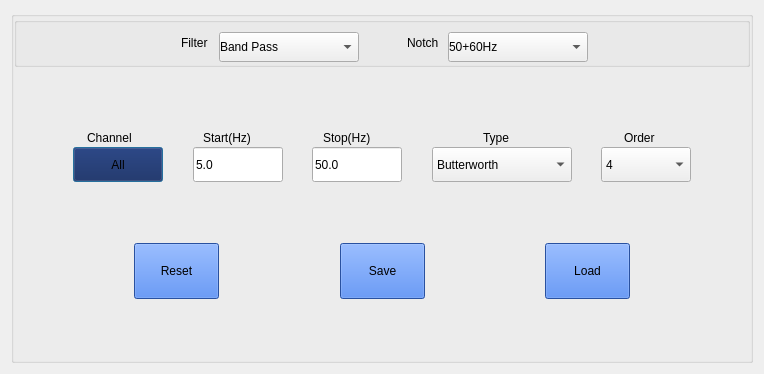
<?xml version="1.0" encoding="UTF-8"?>
<ui version="4.0">
 <class>allbox</class>
 <widget class="QDialog" name="allbox">
  <property name="geometry">
   <rect>
    <x>0</x>
    <y>0</y>
    <width>764</width>
    <height>374</height>
   </rect>
  </property>
  <property name="sizePolicy">
   <sizepolicy hsizetype="Fixed" vsizetype="Fixed">
    <horstretch>0</horstretch>
    <verstretch>0</verstretch>
   </sizepolicy>
  </property>
  <property name="windowTitle">
   <string>Dialog</string>
  </property>
  <property name="styleSheet">
   <string notr="true">*{
	background-color:rgb(0,0,90);
	color:rgb(255,255,255);
}
#groupBox {
	background-color:rgb(0,0,127);
}
#groupBox&gt;QLabel{
	background-color:rgb(0,0,127);
}
QComboBox{
	background-color:rgb(255,255,255);
	color:rgb(0,0,0);
}
QLineEdit{
	background-color:rgb(255,255,255);
	color:rgb(0,0,0);
}</string>
  </property>
  <layout class="QVBoxLayout" name="verticalLayout_7">
   <item>
    <widget class="QGroupBox" name="groupBox_2">
     <property name="title">
      <string/>
     </property>
     <layout class="QVBoxLayout" name="verticalLayout_6">
      <property name="spacing">
       <number>0</number>
      </property>
      <property name="leftMargin">
       <number>0</number>
      </property>
      <property name="topMargin">
       <number>0</number>
      </property>
      <property name="rightMargin">
       <number>0</number>
      </property>
      <property name="bottomMargin">
       <number>0</number>
      </property>
      <item>
       <widget class="QGroupBox" name="groupBox">
        <property name="maximumSize">
         <size>
          <width>16777215</width>
          <height>50</height>
         </size>
        </property>
        <property name="title">
         <string/>
        </property>
        <layout class="QHBoxLayout" name="horizontalLayout_2" stretch="4,1,1,0,1,1,4">
         <property name="leftMargin">
          <number>9</number>
         </property>
         <property name="topMargin">
          <number>9</number>
         </property>
         <property name="rightMargin">
          <number>9</number>
         </property>
         <property name="bottomMargin">
          <number>9</number>
         </property>
         <item>
          <spacer name="horizontalSpacer_3">
           <property name="orientation">
            <enum>Qt::Horizontal</enum>
           </property>
           <property name="sizeHint" stdset="0">
            <size>
             <width>40</width>
             <height>20</height>
            </size>
           </property>
          </spacer>
         </item>
         <item alignment="Qt::AlignHCenter|Qt::AlignVCenter">
          <widget class="QLabel" name="label">
           <property name="styleSheet">
            <string notr="true"/>
           </property>
           <property name="text">
            <string>Filter</string>
           </property>
          </widget>
         </item>
         <item alignment="Qt::AlignHCenter">
          <widget class="QComboBox" name="filter">
           <property name="minimumSize">
            <size>
             <width>140</width>
             <height>35</height>
            </size>
           </property>
           <property name="styleSheet">
            <string notr="true">margin-bottom:5px;</string>
           </property>
           <item>
            <property name="text">
             <string>Band Pass</string>
            </property>
           </item>
          </widget>
         </item>
         <item>
          <spacer name="horizontalSpacer_13">
           <property name="orientation">
            <enum>Qt::Horizontal</enum>
           </property>
           <property name="sizeHint" stdset="0">
            <size>
             <width>40</width>
             <height>20</height>
            </size>
           </property>
          </spacer>
         </item>
         <item alignment="Qt::AlignHCenter|Qt::AlignVCenter">
          <widget class="QLabel" name="label_2">
           <property name="text">
            <string>Notch</string>
           </property>
          </widget>
         </item>
         <item>
          <widget class="QComboBox" name="notch">
           <property name="minimumSize">
            <size>
             <width>140</width>
             <height>35</height>
            </size>
           </property>
           <property name="styleSheet">
            <string notr="true">margin-bottom:5px;</string>
           </property>
           <item>
            <property name="text">
             <string>50+60Hz</string>
            </property>
           </item>
          </widget>
         </item>
         <item>
          <spacer name="horizontalSpacer_4">
           <property name="orientation">
            <enum>Qt::Horizontal</enum>
           </property>
           <property name="sizeHint" stdset="0">
            <size>
             <width>40</width>
             <height>20</height>
            </size>
           </property>
          </spacer>
         </item>
        </layout>
       </widget>
      </item>
      <item>
       <spacer name="verticalSpacer_2">
        <property name="orientation">
         <enum>Qt::Vertical</enum>
        </property>
        <property name="sizeHint" stdset="0">
         <size>
          <width>20</width>
          <height>40</height>
         </size>
        </property>
       </spacer>
      </item>
      <item>
       <layout class="QHBoxLayout" name="horizontalLayout" stretch="2,1,1,1,1,1,1,1,1,1,2">
        <item>
         <spacer name="horizontalSpacer">
          <property name="orientation">
           <enum>Qt::Horizontal</enum>
          </property>
          <property name="sizeHint" stdset="0">
           <size>
            <width>40</width>
            <height>20</height>
           </size>
          </property>
         </spacer>
        </item>
        <item>
         <layout class="QVBoxLayout" name="verticalLayout">
          <item alignment="Qt::AlignHCenter">
           <widget class="QLabel" name="label_3">
            <property name="minimumSize">
             <size>
              <width>62</width>
              <height>19</height>
             </size>
            </property>
            <property name="text">
             <string>Channel</string>
            </property>
           </widget>
          </item>
          <item>
           <widget class="QPushButton" name="pushButton">
            <property name="minimumSize">
             <size>
              <width>90</width>
              <height>35</height>
             </size>
            </property>
            <property name="styleSheet">
             <string notr="true">background-color: rgb(11, 28, 84);</string>
            </property>
            <property name="text">
             <string>All</string>
            </property>
           </widget>
          </item>
         </layout>
        </item>
        <item>
         <spacer name="horizontalSpacer_9">
          <property name="orientation">
           <enum>Qt::Horizontal</enum>
          </property>
          <property name="sizeHint" stdset="0">
           <size>
            <width>40</width>
            <height>20</height>
           </size>
          </property>
         </spacer>
        </item>
        <item>
         <layout class="QVBoxLayout" name="verticalLayout_2">
          <item alignment="Qt::AlignHCenter|Qt::AlignBottom">
           <widget class="QLabel" name="label_4">
            <property name="minimumSize">
             <size>
              <width>70</width>
              <height>19</height>
             </size>
            </property>
            <property name="text">
             <string>Start(Hz)</string>
            </property>
           </widget>
          </item>
          <item>
           <widget class="QLineEdit" name="start">
            <property name="minimumSize">
             <size>
              <width>90</width>
              <height>35</height>
             </size>
            </property>
            <property name="text">
             <string>5.0</string>
            </property>
           </widget>
          </item>
         </layout>
        </item>
        <item>
         <spacer name="horizontalSpacer_10">
          <property name="orientation">
           <enum>Qt::Horizontal</enum>
          </property>
          <property name="sizeHint" stdset="0">
           <size>
            <width>40</width>
            <height>20</height>
           </size>
          </property>
         </spacer>
        </item>
        <item>
         <layout class="QVBoxLayout" name="verticalLayout_3">
          <item alignment="Qt::AlignHCenter|Qt::AlignBottom">
           <widget class="QLabel" name="label_5">
            <property name="minimumSize">
             <size>
              <width>68</width>
              <height>19</height>
             </size>
            </property>
            <property name="text">
             <string>Stop(Hz)</string>
            </property>
           </widget>
          </item>
          <item>
           <widget class="QLineEdit" name="stop">
            <property name="minimumSize">
             <size>
              <width>90</width>
              <height>35</height>
             </size>
            </property>
            <property name="text">
             <string>50.0</string>
            </property>
           </widget>
          </item>
         </layout>
        </item>
        <item>
         <spacer name="horizontalSpacer_11">
          <property name="orientation">
           <enum>Qt::Horizontal</enum>
          </property>
          <property name="sizeHint" stdset="0">
           <size>
            <width>40</width>
            <height>20</height>
           </size>
          </property>
         </spacer>
        </item>
        <item>
         <layout class="QVBoxLayout" name="verticalLayout_4">
          <item alignment="Qt::AlignHCenter|Qt::AlignBottom">
           <widget class="QLabel" name="label_6">
            <property name="minimumSize">
             <size>
              <width>38</width>
              <height>19</height>
             </size>
            </property>
            <property name="text">
             <string>Type</string>
            </property>
           </widget>
          </item>
          <item>
           <widget class="QComboBox" name="type">
            <property name="minimumSize">
             <size>
              <width>140</width>
              <height>35</height>
             </size>
            </property>
            <item>
             <property name="text">
              <string>Butterworth</string>
             </property>
            </item>
           </widget>
          </item>
         </layout>
        </item>
        <item>
         <spacer name="horizontalSpacer_12">
          <property name="orientation">
           <enum>Qt::Horizontal</enum>
          </property>
          <property name="sizeHint" stdset="0">
           <size>
            <width>40</width>
            <height>20</height>
           </size>
          </property>
         </spacer>
        </item>
        <item>
         <layout class="QVBoxLayout" name="verticalLayout_5">
          <item alignment="Qt::AlignHCenter|Qt::AlignBottom">
           <widget class="QLabel" name="label_7">
            <property name="minimumSize">
             <size>
              <width>44</width>
              <height>19</height>
             </size>
            </property>
            <property name="text">
             <string>Order</string>
            </property>
           </widget>
          </item>
          <item>
           <widget class="QComboBox" name="order">
            <property name="minimumSize">
             <size>
              <width>90</width>
              <height>35</height>
             </size>
            </property>
            <item>
             <property name="text">
              <string>4</string>
             </property>
            </item>
           </widget>
          </item>
         </layout>
        </item>
        <item>
         <spacer name="horizontalSpacer_2">
          <property name="orientation">
           <enum>Qt::Horizontal</enum>
          </property>
          <property name="sizeHint" stdset="0">
           <size>
            <width>40</width>
            <height>20</height>
           </size>
          </property>
         </spacer>
        </item>
       </layout>
      </item>
      <item>
       <spacer name="verticalSpacer">
        <property name="orientation">
         <enum>Qt::Vertical</enum>
        </property>
        <property name="sizeHint" stdset="0">
         <size>
          <width>20</width>
          <height>40</height>
         </size>
        </property>
       </spacer>
      </item>
      <item>
       <layout class="QHBoxLayout" name="horizontalLayout_3">
        <item>
         <spacer name="horizontalSpacer_5">
          <property name="orientation">
           <enum>Qt::Horizontal</enum>
          </property>
          <property name="sizeHint" stdset="0">
           <size>
            <width>40</width>
            <height>20</height>
           </size>
          </property>
         </spacer>
        </item>
        <item>
         <widget class="QPushButton" name="reset">
          <property name="sizePolicy">
           <sizepolicy hsizetype="Fixed" vsizetype="Fixed">
            <horstretch>0</horstretch>
            <verstretch>0</verstretch>
           </sizepolicy>
          </property>
          <property name="minimumSize">
           <size>
            <width>85</width>
            <height>43</height>
           </size>
          </property>
          <property name="styleSheet">
           <string notr="true">padding:20px;
background-color: rgb(57, 114, 224);</string>
          </property>
          <property name="text">
           <string>Reset</string>
          </property>
          <property name="autoDefault">
           <bool>false</bool>
          </property>
         </widget>
        </item>
        <item>
         <spacer name="horizontalSpacer_7">
          <property name="orientation">
           <enum>Qt::Horizontal</enum>
          </property>
          <property name="sizeHint" stdset="0">
           <size>
            <width>40</width>
            <height>20</height>
           </size>
          </property>
         </spacer>
        </item>
        <item>
         <widget class="QPushButton" name="save">
          <property name="sizePolicy">
           <sizepolicy hsizetype="Fixed" vsizetype="Fixed">
            <horstretch>0</horstretch>
            <verstretch>0</verstretch>
           </sizepolicy>
          </property>
          <property name="minimumSize">
           <size>
            <width>85</width>
            <height>43</height>
           </size>
          </property>
          <property name="styleSheet">
           <string notr="true">padding:20px;
background-color: rgb(57, 114, 224);</string>
          </property>
          <property name="text">
           <string>Save</string>
          </property>
          <property name="autoDefault">
           <bool>false</bool>
          </property>
         </widget>
        </item>
        <item>
         <spacer name="horizontalSpacer_8">
          <property name="orientation">
           <enum>Qt::Horizontal</enum>
          </property>
          <property name="sizeHint" stdset="0">
           <size>
            <width>40</width>
            <height>20</height>
           </size>
          </property>
         </spacer>
        </item>
        <item>
         <widget class="QPushButton" name="load">
          <property name="minimumSize">
           <size>
            <width>85</width>
            <height>43</height>
           </size>
          </property>
          <property name="styleSheet">
           <string notr="true">padding:20px;
background-color: rgb(57, 114, 224);</string>
          </property>
          <property name="text">
           <string>Load</string>
          </property>
          <property name="autoDefault">
           <bool>false</bool>
          </property>
         </widget>
        </item>
        <item>
         <spacer name="horizontalSpacer_6">
          <property name="orientation">
           <enum>Qt::Horizontal</enum>
          </property>
          <property name="sizeHint" stdset="0">
           <size>
            <width>40</width>
            <height>20</height>
           </size>
          </property>
         </spacer>
        </item>
       </layout>
      </item>
      <item>
       <spacer name="verticalSpacer_3">
        <property name="orientation">
         <enum>Qt::Vertical</enum>
        </property>
        <property name="sizeHint" stdset="0">
         <size>
          <width>20</width>
          <height>56</height>
         </size>
        </property>
       </spacer>
      </item>
     </layout>
    </widget>
   </item>
  </layout>
 </widget>
 <resources/>
 <connections/>
</ui>
